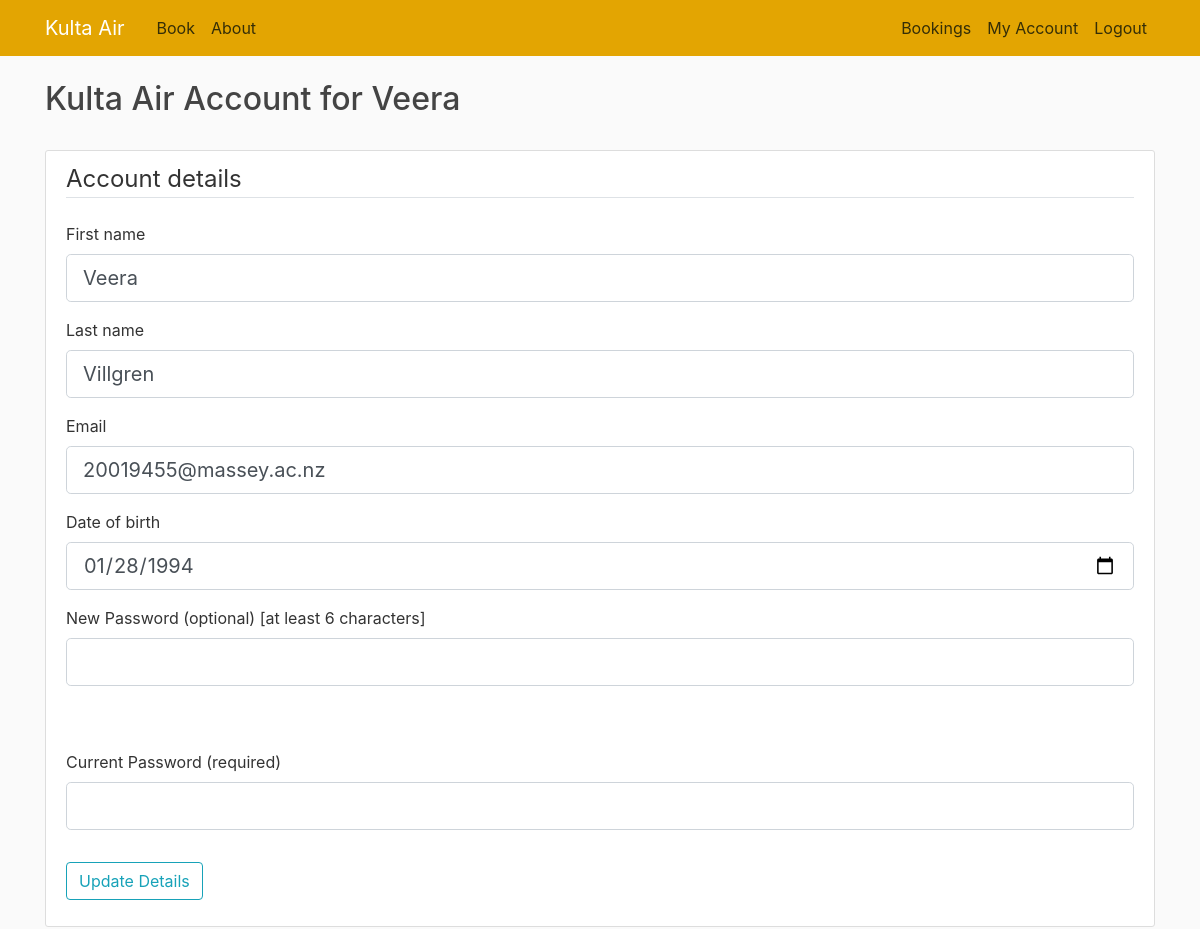
/customer (signed in, upper part), run on an earlier commit of the app's database.
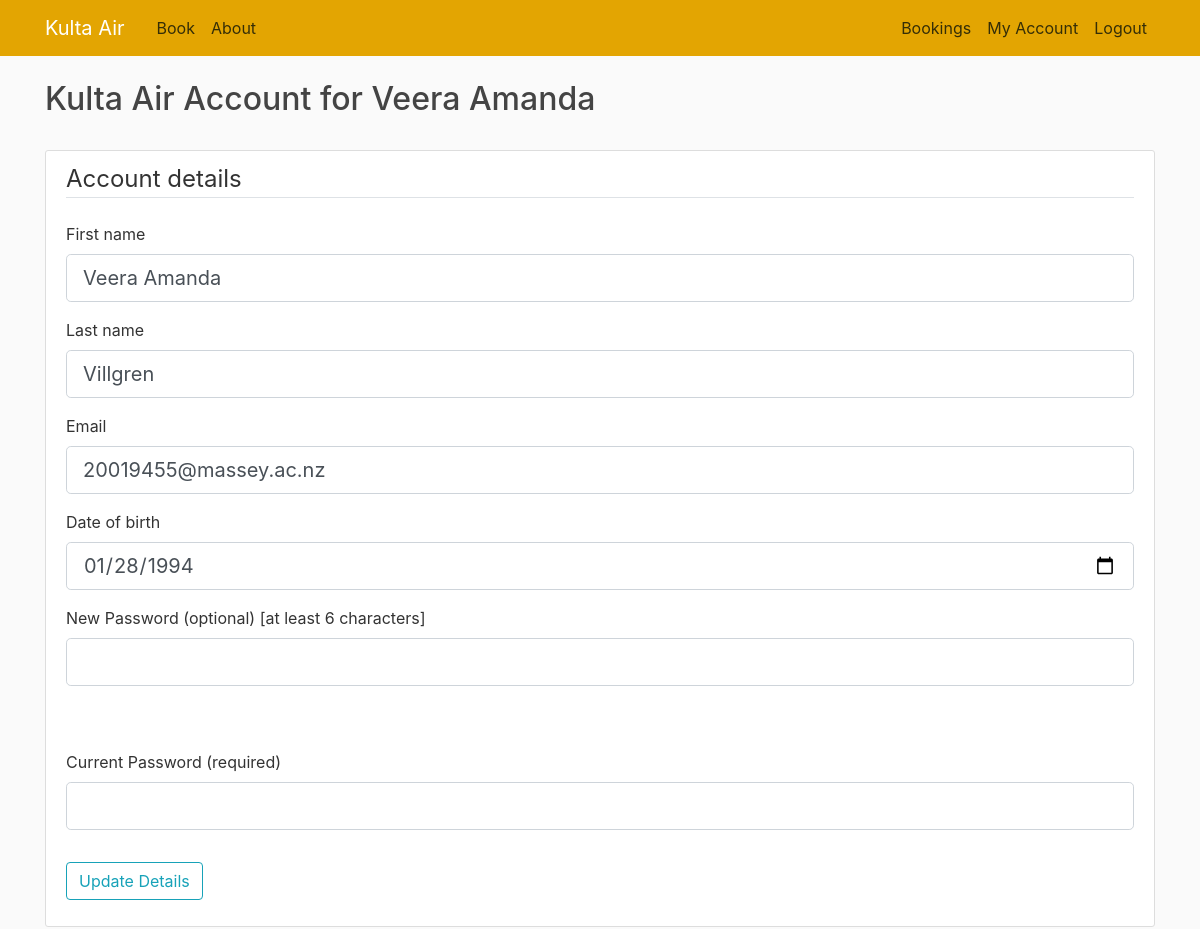
And on a later commit of the database.
### flightbookingapp/models.py (models this page shows, shortened)
class Customer(db.Model, UserMixin):
    id = db.Column(db.Integer, primary_key=True, unique=True)
    first_name = db.Column(db.VARCHAR(20), nullable=False)
    last_name = db.Column(db.VARCHAR(20), nullable=False)
    email = db.Column(db.VARCHAR(50), nullable=False, unique=True)
    phone_number = db.Column(db.Integer)
    password = db.Column(db.VARCHAR(128), default=None)
    dob = db.Column(db.Date, default=None)
    bookings = db.relationship('Booking', backref='booked_customer', lazy=True)

### flightbookingapp/routes.py (the view)
@app.route('/customer', methods=['GET', 'POST'])
@login_required
def customer():
    form = UpdateDetailsForm()
    funcs.handle_customer_details(form)
    if request.method == "POST":
        if request.form.get('cancel') == 'Cancel booking':
            funcs.cancel_booking(request.form.get('booking'))
            return redirect(url_for('customer'))
        if request.form.get('view') == 'View invoice':
            return redirect(url_for('invoice', booking_ref=request.form.get('booking'), surname=current_user.last_name))
    flight_info = funcs.collect_user_bookings()
    return render_template('customer.html', title='My Account', bookings=flight_info, form=form)

### flightbookingapp/forms.py (shortened to what this page needs)
class UpdateDetailsForm(FlaskForm):
    firstname = StringField('First name', validators=[DataRequired(), Length(min=3, max=20)])
    lastname = StringField('Last name', validators=[DataRequired(), Length(min=3, max=20)])
    email = StringField('Email', validators=[DataRequired(), Email()])
    current_password = PasswordField('Current Password (required)', validators=[DataRequired(), Length(min=6)])
    dob = DateField('Date of birth', validators=[DataRequired()])
    new_password = PasswordField('New Password (optional) [at least 6 characters]')
    submit = SubmitField('Update Details')

### flightbookingapp/models.py (called while the page is built)
@login_manager.user_loader
def load_customer(user_id):
    return Customer.query.get(int(user_id))

### flightbookingapp/route_funcs.py (called while the page is built)
def date_in_past(date_and_time, timezone) -> bool:
    return datetime.datetime.now(ZoneInfo(timezone)) > date_and_time.replace(tzinfo=ZoneInfo(timezone))

def handle_customer_details(form):
    if form.validate_on_submit():
        if bcrypt.check_password_hash(current_user.password, form.current_password.data):
            update_customer_details(form)
        else:
            flash('Current password was not correct. Account details not updated.', "warning")
    else:
        form.email.data = current_user.email
        form.firstname.data = current_user.first_name
        form.lastname.data = current_user.last_name
        form.dob.data = current_user.dob

def collect_user_bookings():
    flight_info = []
    for booking in current_user.bookings:
        departure = Departure.query.filter_by(id=booking.flight).first()
        route = Route.query.filter_by(flight_code=departure.flight_number).first()
        dep_airport = Airport.query.filter_by(int_code=route.depart_airport).first()
        arr_airport = Airport.query.filter_by(int_code=route.arrive_airport).first()
        stopover_airport = Airport.query.filter_by(int_code=route.stopover_airport).first()
        booking_past = date_in_past(datetime.datetime.combine(departure.depart_date, route.depart_time),
                                    dep_airport.timezone)
        flight_info.append([booking, departure, route, dep_airport, arr_airport, booking_past, stopover_airport])
    return sorted(flight_info, key=lambda flight: flight[1].depart_date)

### flightbookingapp/templates/customer.html (shortened to what this page needs)
{% extends "layout.html" %}
{% block content %}
    <h2 class="account-heading">Kulta Air Account for {{ current_user.first_name }}</h2><br>
    <div class="content-section">
        <div class="media">
            <div class="media-body">
                {% include 'customer_details.html' %}
            </div>
        </div>
    </div>
{% endblock content %}

### flightbookingapp/templates/layout.html (shortened to what this page needs)
<!DOCTYPE html>
<html lang="en">
<head>
    <link rel="stylesheet" href="https://cdn.jsdelivr.net/npm/bootstrap@4.3.1/dist/css/bootstrap.min.css"
>
    <link rel="stylesheet" type="text/css" href="{{ url_for('static', filename='main.css') }}">
</head>
<body>
<header class="site-header">
    <nav class="navbar navbar-expand-md navbar-dark bg-steel fixed-top">
        <div class="container">
            <a class="navbar-brand mr-4" href="/">Kulta Air</a>
            <div class="collapse navbar-collapse" id="navbarToggle">
                <div class="navbar-nav mr-auto">
                    <a class="nav-item nav-link" href="{{ url_for('home') }}">Book</a>
                    <a class="nav-item nav-link" href="{{ url_for('about') }}">About</a>
                </div>
                <div class="navbar-nav">
                    <a class="nav-item nav-link" href="{{ url_for('bookings') }}">Bookings</a>
                    {% if current_user.is_authenticated %}
                        <a class="nav-item nav-link" href="{{ url_for('customer') }}">My Account</a>
                        <a class="nav-item nav-link" href="{{ url_for('logout') }}">Logout</a>
                    {% else %}
                        <a class="nav-item nav-link" href="{{ url_for('login') }}">Login</a>
                        <a class="nav-item nav-link" href="{{ url_for('register') }}">Register</a>
                    {% endif %}
                </div>
            </div>
        </div>
    </nav>
</header>
<div class="container">
    {% block content %} {% endblock %}
</div>
</body>
</html>

### flightbookingapp/templates/customer_details.html (shortened to what this page needs)
<form method="POST" action="">
    <fieldset class="form-group">
        <legend class="border-bottom mb-4">Account details</legend>
        <div class="form-group">
            {{ form.firstname.label(class="form-control-label") }}
            {% if form.firstname.errors %}
                {{ form.firstname(class="form-control form-control-lg is-invalid") }}
                <div class="invalid-feedback">
                    {% for error in form.firstname.errors %}
                        <span>{{ error }}</span>
                    {% endfor %}
                </div>
            {% else %}
                {{ form.firstname(class="form-control form-control-lg") }}
            {% endif %}
        </div>
        <div class="form-group">
            {{ form.lastname.label(class="form-control-label") }}
            {% if form.lastname.errors %}
                {{ form.lastname(class="form-control form-control-lg is-invalid") }}
                <div class="invalid-feedback">
                    {% for error in form.lastname.errors %}
                        <span>{{ error }}</span>
                    {% endfor %}
                </div>
            {% else %}
                {{ form.lastname(class="form-control form-control-lg") }}
            {% endif %}
        </div>
        <div class="form-group">
            {{ form.email.label(class="form-control-label") }}
            {% if form.email.errors %}
                {{ form.email(class="form-control form-control-lg is-invalid") }}
                <div class="invalid-feedback">
                    {% for error in form.email.errors %}
                        <span>{{ error }}</span>
                    {% endfor %}
                </div>
            {% else %}
                {{ form.email(class="form-control form-control-lg") }}
            {% endif %}
        </div>
        <div class="form-group">
            {{ form.dob.label(class="form-control-label") }}
            {% if form.dob.errors %}
                {{ form.dob(class="form-control form-control-lg is-invalid") }}
                <div class="invalid-feedback">
                    {% for error in form.dob.errors %}
                        <span>{{ error }}</span>
                    {% endfor %}
                </div>
            {% else %}
                {{ form.dob(class="form-control form-control-lg") }}
            {% endif %}
        </div>
        <div class="form-group">
            {{ form.new_password.label(class="form-control-label") }}
            {% if form.new_password.errors %}
                {{ form.new_password(class="form-control form-control-lg is-invalid") }}
                <div class="invalid-feedback">
                    {% for error in form.new_password.errors %}
                        <span>{{ error }}</span>
                    {% endfor %}
                </div>
            {% else %}
                {{ form.new_password(class="form-control form-control-lg") }}
            {% endif %}
        </div>
        <br><br>
        <div class="form-group">
            {{ form.current_password.label(class="form-control-label") }}
            {% if form.current_password.errors %}
                {{ form.current_password(class="form-control form-control-lg is-invalid") }}
                <div class="invalid-feedback">
                    {% for error in form.current_password.errors %}
                        <span>{{ error }}</span>
                    {% endfor %}
                </div>
            {% else %}
                {{ form.current_password(class="form-control form-control-lg") }}
            {% endif %}
        </div>
    </fieldset>
    <div>
        <div class="form-group">
            {{ form.submit(class="btn btn-outline-info") }}
        </div>
    </div>
</form>

### flightbookingapp/static/main.css (style rules this page uses)
body { background: #fafafa; color: #333333; margin-top: 5rem; }
h1, h2, h3, h4, h5, h6 { color: #444444; }
.bg-steel { background-color: #e3a502; }
.site-header .navbar-nav .nav-link { color: #352e07; }
.content-section { background: #ffffff; padding: 10px 20px; border: 1px solid #dddddd; border-radius: 3px; margin-bottom: 20px; }

What changed in the data, as far as the page shows it:
changed Customer "20019455@massey.ac.nz": first_name "Veera" → "Veera Amanda"
Also different on the page:
form field firstname: "Veera" → "Veera Amanda"
